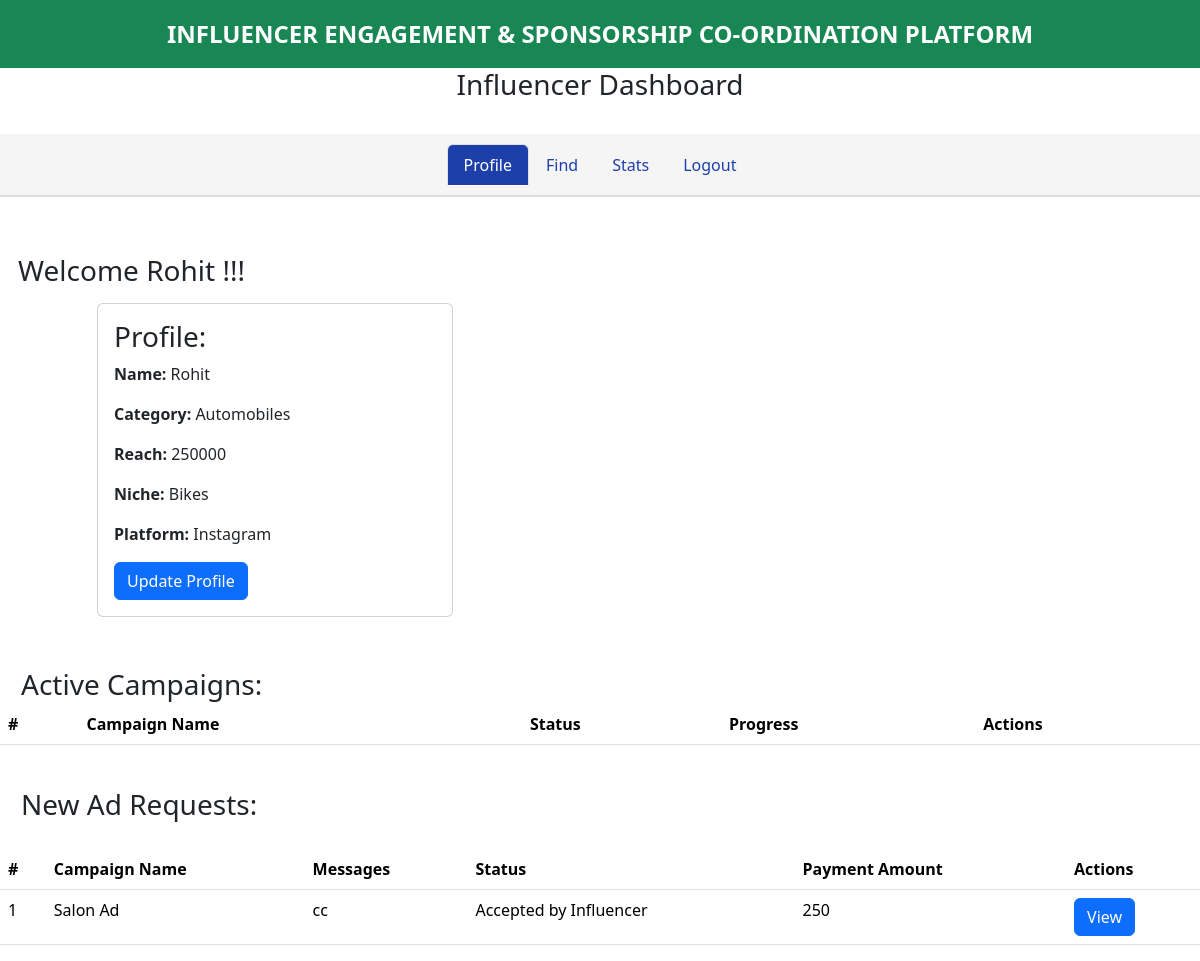
/influencer_dash (signed in), run on the app's committed database.
### application/models.py (models this page shows, shortened)
class User(UserMixin, db.Model):
    id = db.Column(db.Integer(), primary_key = True)
    username = db.Column(db.String(), nullable = False, unique = True)
    user_role = db.Column(db.Integer(), nullable = False)
    sponsor = db.relationship('Sponsor', backref='user')
    influencer = db.relationship('Influencer', backref='user')

class Influencer(db.Model):    #2
    id = db.Column(db.Integer(), primary_key = True)
    name = db.Column(db.String(), nullable = False)
    category = db.Column(db.String(), nullable = False)
    reach = db.Column(db.Integer(), nullable = False)
    niche = db.Column(db.String(), nullable = False)
    platform = db.Column(db.String(), nullable = False)
    username = db.Column(db.String(), nullable = False, unique = True)
    password = db.Column(db.String(), nullable = False)
    flagged = db.Column(db.Integer(), default = 0)
    adrequests = db.relationship('Adrequests', backref = 'influencer')
    influencer_id = db.Column(db.Integer(), db.ForeignKey("user.id"), nullable = False)

class Adrequests(db.Model):
    id = db.Column(db.Integer(), primary_key = True)
    messages = db.Column(db.String())
    requirements = db.Column(db.String(), nullable = False)
    status = db.Column(db.String(), nullable = False)
    payment_amt = db.Column(db.Integer(), nullable = False)
    sent_by_sponsor = db.Column(db.Boolean, default=False)
    campaign_id = db.Column(db.Integer(), db.ForeignKey("campaigns.id"), nullable = False)
    influencer_id = db.Column(db.Integer(), db.ForeignKey("influencer.id"), nullable = True)

class Campaigns(db.Model):
    id = db.Column(db.Integer(), primary_key = True)
    name = db.Column(db.String(), nullable = False)
    description = db.Column(db.String())
    campaign_budget = db.Column(db.Integer(), nullable = False)
    start_date = db.Column(db.Date(), nullable = False)
    end_date = db.Column(db.Date(), nullable = False)
    visibility = db.Column(db.String(), nullable = False)
    goals = db.Column(db.String(), nullable = False)
    niche = db.Column(db.String(), nullable = False)
    flagged = db.Column(db.Integer(), default = 0)
    sponsor_id = db.Column(db.Integer(), db.ForeignKey("sponsor.id"), nullable = False)
    adrequests = db.relationship('Adrequests', backref = 'campaigns')

### application/routes.py (the view)
@app.route('/influencer_dash',methods = ['GET','POST'])
def influencer_dash():
    u_name = current_user.username
    user_id = current_user.id
    user = User.query.get(user_id)
    influencer = Influencer.query.filter_by(influencer_id = user.id).first()
    adrequests = (
        db.session.query(Adrequests).join(Campaigns, Adrequests.campaign_id == Campaigns.id).filter(
            Adrequests.influencer_id == influencer.id,
            Adrequests.status.in_(["Requested to Influencer", "Accepted by Influencer"]),
            Campaigns.flagged == 0).all())
    influencer_details = {
                        "name": influencer.name,
                        "id": influencer.id,
                        "category": influencer.category,
                        "reach": influencer.reach,
                        "niche": influencer.niche,
                        "platform": influencer.platform,
                    }
    accepted_by_influencer = (db.session.query(Adrequests).join(Campaigns, Adrequests.campaign_id == Campaigns.id)
        .join(Sponsor, Campaigns.sponsor_id == Sponsor.sponsor_id).filter(
            Adrequests.influencer_id == influencer.id,
            Adrequests.status == "Accepted by Influencer",Campaigns.flagged == 0,Sponsor.flagged == 0).all())
    accepted_by_sponsor = (db.session.query(Adrequests).join(Campaigns, Adrequests.campaign_id == Campaigns.id)
        .join(Sponsor, Campaigns.sponsor_id == Sponsor.sponsor_id).filter(
            Adrequests.influencer_id == influencer.id,Adrequests.status == "Accepted by Sponsor",
            Campaigns.flagged == 0,Sponsor.flagged == 0).all())
    return render_template('influencer_dashboard.html', u_name=u_name, id = User.id, influencer=influencer_details,active_adrequests = accepted_by_influencer+accepted_by_sponsor,
                           adrequests = adrequests, calculate_campaign_progress=calculate_campaign_progress)

### app.py (called while the page is built)
def create_app():
    app = Flask(__name__)
    app.debug = True
    app.config['SECRET_KEY'] = 'secretkey'
    app.config['SQLALCHEMY_DATABASE_URI'] = "sqlite:///iescpdata.sqlite3"
    db.init_app(app)
    my_login_manager = LoginManager()
    my_login_manager.init_app(app)
    from application.models import User
    @my_login_manager.user_loader
    def load_user(user_id):
        return User.query.get(int(user_id))
    app.app_context().push()
    return app

### application/routes.py (called while the page is built)
def calculate_campaign_progress(start_date, end_date):
    current_date = datetime.now().date()
    total_days = (end_date - start_date).days
    elapsed_days = (current_date - start_date).days
    if total_days > 0:
        progress = (elapsed_days / total_days) * 100
    else:
        progress = 0
    return round(progress,2)

### templates/influencer_dashboard.html (shortened to what this page needs)
<!DOCTYPE html>
<html>
    <head>
        <link rel="stylesheet" href="static/style.css">
        <link href="https://cdn.jsdelivr.net/npm/bootstrap@5.3.3/dist/css/bootstrap.min.css" rel="stylesheet">
    </head>
    <body>
        <div class="text-bg-success p-3" style="text-align: center; font-size: x-large; font-weight: 650;">INFLUENCER ENGAGEMENT & SPONSORSHIP CO-ORDINATION PLATFORM</div>
        <h3 style="text-align: center;">Influencer Dashboard</h3>
        <br>
        <ul class="nav nav-tabs justify-content-center">
            <li class="nav-item">
              <a class="nav-link active" aria-current="page" href="#">Profile</a>
            </li>
            <li class="nav-item">
              <a class="nav-link" href="/find_campaigns">Find</a>
            </li>
            <li class="nav-item">
              <a class="nav-link" href="/influencer_stats">Stats</a>
            </li>
            <li class="nav-item">
                <a class="nav-link" href="/influencer_logout">Logout</a>
            </li>
          </ul>
          <br>
          <h3 class="headings" style="padding-left: 15px;">Welcome <span>{{u_name}} !!!</span></h3>
          <div class="container mt-3" style="margin-left: 85px;">
            <div class="row">
                <div class="col-md-4 mb-4">
                <div class="card">
                    <div class="card-body">
                        <h3>Profile:</h3>
                        <p><strong>Name:</strong> {{ influencer.name }}</p>
                        <p><strong>Category:</strong> {{ influencer.category }}</p>
                        <p><strong>Reach:</strong> {{ influencer.reach }}</p>
                        <p><strong>Niche:</strong> {{ influencer.niche }}</p>
                        <p><strong>Platform:</strong> {{ influencer.platform }}</p>
                        <a href="/influencer_update_profile/{{ influencer.id }}" class="btn btn-primary btn-back">Update Profile</a>
                    </div>
                </div>
            </div>
            </div>
        </div>
        <br>
        {% if active_adrequests %}
          <h3 class="headings" style="padding-left: 18px;">Active Campaigns:</h3>
          <div id="campaign-table">
            <table class="table">
                <thead>
                    <tr>
                        <th scope="col">#</th>
                        <th scope="col">Campaign Name</th>
                        <th scope="col">Status</th>
                        <th scope="col">Progress</th>
                        <th scope="col">Actions</th>
                    </tr>
                </thead>
                    {% else %}
                        <h3 style="padding-left: 18px;">No Active Campaigns</h3>
                    {% endif %}
            </table>
        <br>
        </div>
        {% if adrequests %}
          <h3 class="headings" style="padding-left: 18px;">New Ad Requests:</h3>
          <br>
            <div id="campaign-table">
            <table class="table">
                <thead>
                    <tr>
                        <th scope="col">#</th>
                        <th scope="col">Campaign Name</th>
                        <th scope="col">Messages</th>
                        <th scope="col">Status</th>
                        <th scope="col">Payment Amount</th>
                        <th scope="col">Actions</th>
                    </tr>
                </thead>
                <tbody>
                    {% for adrequest in adrequests %}
                        <tr>
                            <td scope="row">{{loop.index}}</td>
                            <td scope="row">{{ adrequest.campaigns.name }}</td>
                            <td scope="row">{{ adrequest.messages }}</td>
                            <td scope="row">{{ adrequest.status }}</td>
                            <td scope="row">{{ adrequest.payment_amt }}</td>
                            {% if adrequest.status == "Requested to Influencer" %}
                            <td><a href="{{ url_for('influencer_view_adrequest', adrequest_id=adrequest.id) }}"><button type="button" class="btn btn-primary">View</button></a></td>
                            <td><a href="{{ url_for('influencer_accept_adrequest', adrequest_id=adrequest.id) }}"><button type="button" class="btn btn-info">Accept</button></a></td>
                            <td><a href="{{ url_for('influencer_reject_adrequest', adrequest_id=adrequest.id) }}"><button type="button" class="btn btn-danger">Reject</button></a></td>
                            {% elif adrequest.status == "Accepted by Influencer" %}
                            <td><a href="{{ url_for('influencer_view_adrequest', adrequest_id=adrequest.id) }}"><button type="button" class="btn btn-primary">View</button></a></td>
                            {% elif adrequest.status == "Rejected by Influencer" %}
                            <td><a href="{{ url_for('influencer_view_adrequest', adrequest_id=adrequest.id) }}"><button type="button" class="btn btn-primary">View</button></a></td>
                                {% else %}
                                <td></td>
                                <td></td>
                            {% endif %}
                        </tr>
                    {% endfor %}
                </tbody>
            </table>
            </div>
            {% else %}
            <h3 style="padding-left: 18px;">No Ad Requests</h3>
            {% endif %}
    </body>
</html>

### static/style.css (style rules this page uses)
* { margin: 0px; }
.headings { margin: 3px; padding-left: 8px; }

### templates/influencer_dashboard.html (style rules this page uses)
.nav-tabs { background-color: #f5f5f5; border-bottom: 2px solid #dddddd; padding-top: 10px; padding-bottom: 10px; margin-bottom: 30px; }
.nav-tabs .nav-link { color: #1c3faa; }
.nav-tabs .nav-link.active { background-color: #1c3faa; color: white; }

### data on the page
User: username "Rohit"
Influencer: name "Rohit", category "Automobiles", reach "250000", niche "Bikes", platform "Instagram"
Adrequests: campaigns.name "Salon Ad", messages "cc", status "Accepted by Influencer", payment_amt "250"
